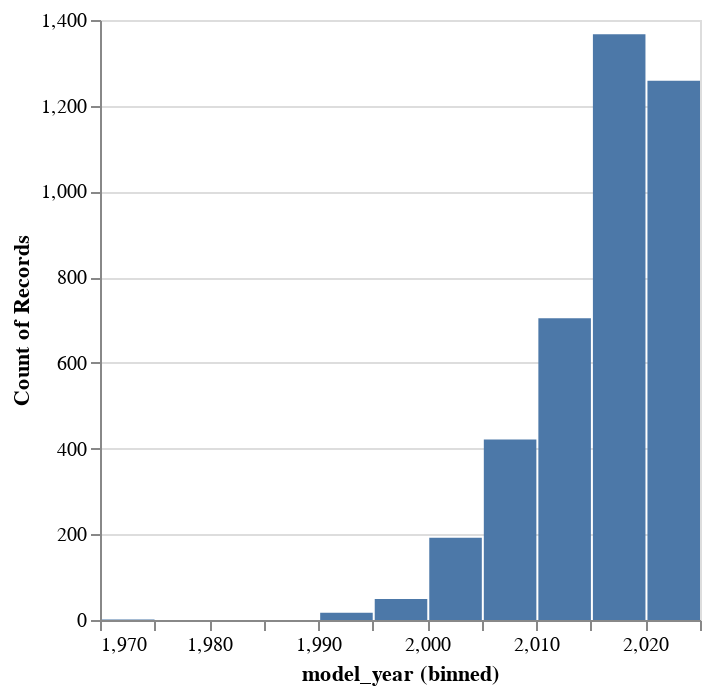

Write notebook code for a chart like this one.
### Code cell
df["model_year"].plot.hist()

### Figure 1 — Vega-Lite specification as saved in the notebook (floating-point values rounded to 4 significant figures; data arrays with more than 128 entries replaced by an {"elided": "..."} marker saying what was removed)
{"config": {"view": {"continuousWidth": 300, "continuousHeight": 300}}, "data": {"name": "data-7dbe1cb6cd2b0d518132e675987d2275"}, "mark": {"type": "bar", "tooltip": true}, "encoding": {"x": {"bin": true, "field": "model_year", "type": "quantitative"}, "y": {"aggregate": "count", "type": "quantitative"}}, "params": [{"name": "param_2", "select": {"type": "interval", "encodings": ["x", "y"]}, "bind": "scales"}], "$schema": "https://vega.github.io/schema/vega-lite/v5.20.1.json", "datasets": {"data-7dbe1cb6cd2b0d518132e675987d2275": {"elided": "4009 records"}}}
